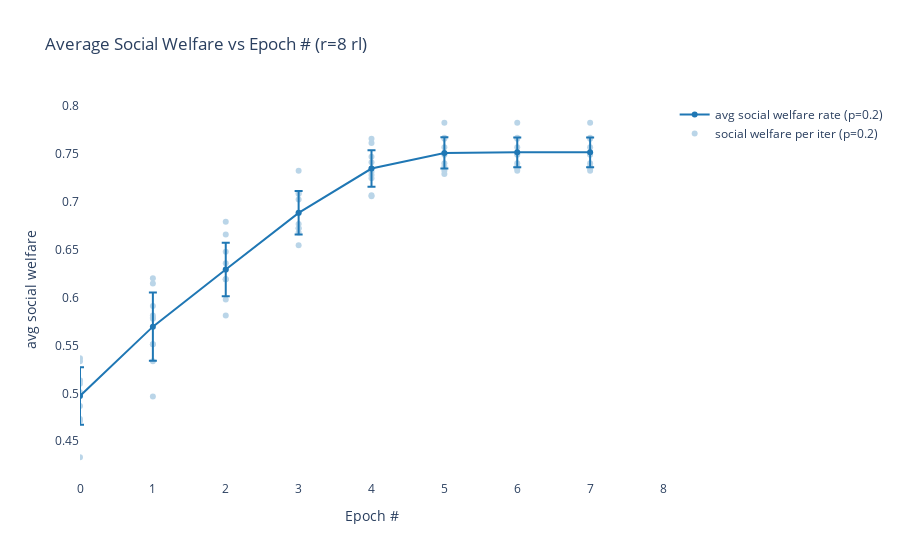
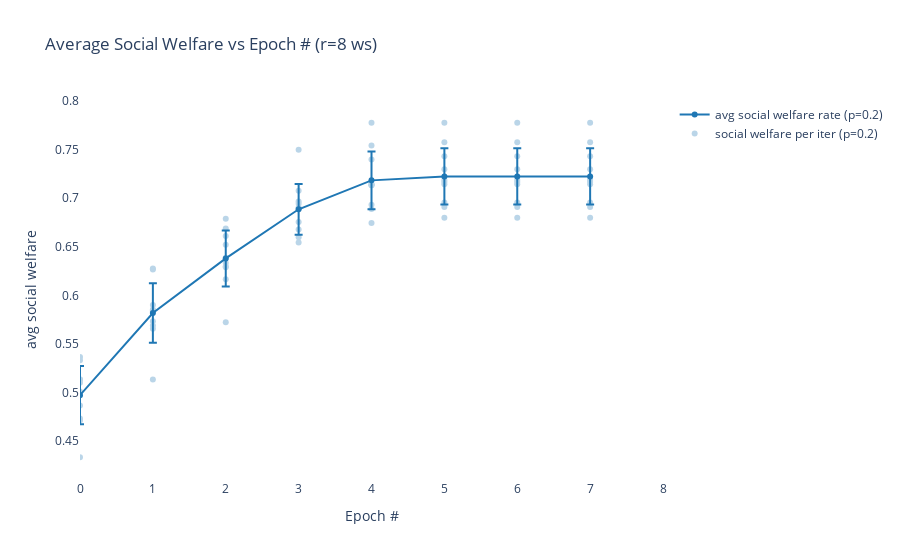
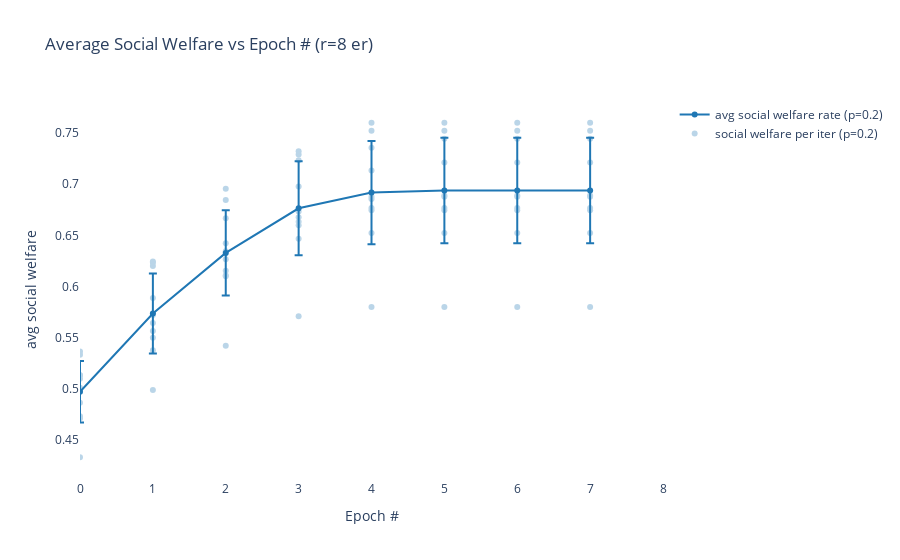
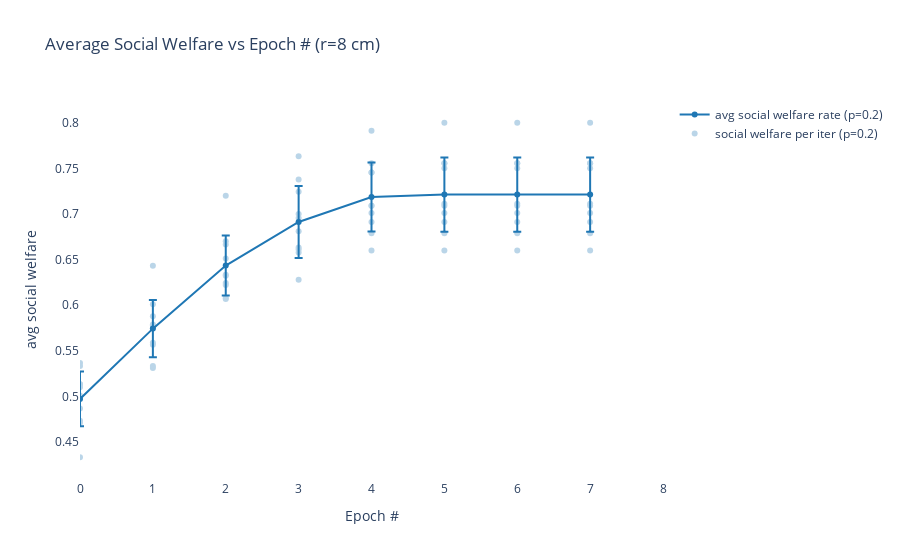

The notebook cell saved with these charts, in order:
### Code cell
vis = NtwkCompVis(ntwk_data)

### Figure 1 — Plotly figure (JSON) as saved in the notebook; plotly's stock layout.template omitted (floating-point values rounded to 4 significant figures)
{"data": [{"error_y": {"array": [0.03001, 0.03552, 0.02792, 0.02269, 0.01906, 0.01624, 0.01556, 0.01556], "type": "data", "visible": true}, "hoverinfo": "skip", "marker": {"color": "rgb(31, 119, 180)"}, "mode": "lines+markers", "name": "avg social welfare rate (p=0.2)", "type": "scatter", "x": [0, 1, 2, 3, 4, 5, 6, 7], "y": [0.4972, 0.5696, 0.6292, 0.6882, 0.7344, 0.7508, 0.7513, 0.7513]}, {"hoverinfo": "skip", "marker": {"color": "rgb(31, 119, 180)"}, "mode": "markers", "name": "social welfare per iter (p=0.2)", "opacity": 0.3, "type": "scatter", "x": [0, 0, 0, 0, 0, 0, 0, 0, 0, 0, 1, 1, 1, 1, 1, 1, 1, 1, 1, 1, 2, 2, 2, 2, 2, 2, 2, 2, 2, 2, 3, 3, 3, 3, 3, 3, 3, 3, 3, 3, 4, 4, 4, 4, 4, 4, 4, 4, 4, 4, 5, 5, 5, 5, 5, 5, 5, 5, 5, 5, 6, 6, 6, 6, 6, 6, 6, 6, 6, 6, 7, 7, 7, 7, 7, 7, 7, 7, 7, 7], "y": [0.4733, 0.4711, 0.5133, 0.4333, 0.5333, 0.5367, 0.5133, 0.4867, 0.51, 0.5011, 0.5511, 0.5778, 0.5811, 0.4967, 0.5789, 0.62, 0.6144, 0.5333, 0.5911, 0.5511, 0.6189, 0.6189, 0.6478, 0.5811, 0.6189, 0.6656, 0.6789, 0.5978, 0.6356, 0.6289, 0.6767, 0.6722, 0.7022, 0.6544, 0.7089, 0.7322, 0.7078, 0.6722, 0.6878, 0.6678, 0.7278, 0.7244, 0.7411, 0.7067, 0.7611, 0.7656, 0.7467, 0.7311, 0.7344, 0.7056, 0.7489, 0.74, 0.7567, 0.7289, 0.7822, 0.7667, 0.7656, 0.7367, 0.75, 0.7322, 0.7489, 0.74, 0.7567, 0.7344, 0.7822, 0.7667, 0.7656, 0.7367, 0.75, 0.7322, 0.7489, 0.74, 0.7567, 0.7344, 0.7822, 0.7667, 0.7656, 0.7367, 0.75, 0.7322]}], "layout": {"plot_bgcolor": "rgba(0,0,0,0)", "showlegend": true, "title": {"text": "Average Social Welfare vs Epoch # (r=8 rl)"}, "xaxis": {"range": [0, 8], "title": {"text": "Epoch #"}}, "yaxis": {"title": {"text": "avg social welfare"}}}}

### Figure 2 — Plotly figure (JSON) as saved in the notebook; plotly's stock layout.template omitted (floating-point values rounded to 4 significant figures)
{"data": [{"error_y": {"array": [0.03001, 0.03067, 0.02883, 0.02613, 0.02967, 0.02902, 0.02902, 0.02902], "type": "data", "visible": true}, "hoverinfo": "skip", "marker": {"color": "rgb(31, 119, 180)"}, "mode": "lines+markers", "name": "avg social welfare rate (p=0.2)", "type": "scatter", "x": [0, 1, 2, 3, 4, 5, 6, 7], "y": [0.4972, 0.5819, 0.6381, 0.6887, 0.7184, 0.7226, 0.7226, 0.7226]}, {"hoverinfo": "skip", "marker": {"color": "rgb(31, 119, 180)"}, "mode": "markers", "name": "social welfare per iter (p=0.2)", "opacity": 0.3, "type": "scatter", "x": [0, 0, 0, 0, 0, 0, 0, 0, 0, 0, 1, 1, 1, 1, 1, 1, 1, 1, 1, 1, 2, 2, 2, 2, 2, 2, 2, 2, 2, 2, 3, 3, 3, 3, 3, 3, 3, 3, 3, 3, 4, 4, 4, 4, 4, 4, 4, 4, 4, 4, 5, 5, 5, 5, 5, 5, 5, 5, 5, 5, 6, 6, 6, 6, 6, 6, 6, 6, 6, 6, 7, 7, 7, 7, 7, 7, 7, 7, 7, 7], "y": [0.4733, 0.4711, 0.5133, 0.4333, 0.5333, 0.5367, 0.5133, 0.4867, 0.51, 0.5011, 0.5733, 0.5656, 0.5833, 0.5133, 0.6267, 0.6278, 0.5689, 0.5844, 0.59, 0.5856, 0.6167, 0.6522, 0.6289, 0.5722, 0.6611, 0.6789, 0.6333, 0.63, 0.6389, 0.6689, 0.6544, 0.7078, 0.6678, 0.66, 0.69, 0.75, 0.6967, 0.6756, 0.69, 0.6944, 0.6744, 0.7544, 0.7144, 0.6889, 0.7133, 0.7778, 0.74, 0.6933, 0.7133, 0.7144, 0.68, 0.7578, 0.7189, 0.6911, 0.7144, 0.7778, 0.7433, 0.6956, 0.7167, 0.73, 0.68, 0.7578, 0.7189, 0.6911, 0.7144, 0.7778, 0.7433, 0.6956, 0.7167, 0.73, 0.68, 0.7578, 0.7189, 0.6911, 0.7144, 0.7778, 0.7433, 0.6956, 0.7167, 0.73]}], "layout": {"plot_bgcolor": "rgba(0,0,0,0)", "showlegend": true, "title": {"text": "Average Social Welfare vs Epoch # (r=8 ws)"}, "xaxis": {"range": [0, 8], "title": {"text": "Epoch #"}}, "yaxis": {"title": {"text": "avg social welfare"}}}}

### Figure 3 — Plotly figure (JSON) as saved in the notebook; plotly's stock layout.template omitted (floating-point values rounded to 4 significant figures)
{"data": [{"error_y": {"array": [0.03001, 0.03904, 0.04168, 0.04585, 0.05033, 0.05149, 0.05149, 0.05149], "type": "data", "visible": true}, "hoverinfo": "skip", "marker": {"color": "rgb(31, 119, 180)"}, "mode": "lines+markers", "name": "avg social welfare rate (p=0.2)", "type": "scatter", "x": [0, 1, 2, 3, 4, 5, 6, 7], "y": [0.4972, 0.5737, 0.6329, 0.6764, 0.6918, 0.6938, 0.6938, 0.6938]}, {"hoverinfo": "skip", "marker": {"color": "rgb(31, 119, 180)"}, "mode": "markers", "name": "social welfare per iter (p=0.2)", "opacity": 0.3, "type": "scatter", "x": [0, 0, 0, 0, 0, 0, 0, 0, 0, 0, 1, 1, 1, 1, 1, 1, 1, 1, 1, 1, 2, 2, 2, 2, 2, 2, 2, 2, 2, 2, 3, 3, 3, 3, 3, 3, 3, 3, 3, 3, 4, 4, 4, 4, 4, 4, 4, 4, 4, 4, 5, 5, 5, 5, 5, 5, 5, 5, 5, 5, 6, 6, 6, 6, 6, 6, 6, 6, 6, 6, 7, 7, 7, 7, 7, 7, 7, 7, 7, 7], "y": [0.4733, 0.4711, 0.5133, 0.4333, 0.5333, 0.5367, 0.5133, 0.4867, 0.51, 0.5011, 0.5378, 0.55, 0.6233, 0.4989, 0.5889, 0.6244, 0.62, 0.5644, 0.5722, 0.5567, 0.6267, 0.6156, 0.6667, 0.5422, 0.6422, 0.6844, 0.6956, 0.6111, 0.6344, 0.61, 0.66, 0.6733, 0.7289, 0.5711, 0.6633, 0.7233, 0.7322, 0.6467, 0.6978, 0.6678, 0.6767, 0.6878, 0.7522, 0.58, 0.6744, 0.7356, 0.76, 0.6522, 0.7133, 0.6856, 0.6767, 0.6878, 0.7522, 0.58, 0.6744, 0.7444, 0.76, 0.6522, 0.7211, 0.6889, 0.6767, 0.6878, 0.7522, 0.58, 0.6744, 0.7444, 0.76, 0.6522, 0.7211, 0.6889, 0.6767, 0.6878, 0.7522, 0.58, 0.6744, 0.7444, 0.76, 0.6522, 0.7211, 0.6889]}], "layout": {"plot_bgcolor": "rgba(0,0,0,0)", "showlegend": true, "title": {"text": "Average Social Welfare vs Epoch # (r=8 er)"}, "xaxis": {"range": [0, 8], "title": {"text": "Epoch #"}}, "yaxis": {"title": {"text": "avg social welfare"}}}}

### Figure 4 — Plotly figure (JSON) as saved in the notebook; plotly's stock layout.template omitted (floating-point values rounded to 4 significant figures)
{"data": [{"error_y": {"array": [0.03001, 0.03129, 0.03291, 0.03937, 0.03787, 0.04062, 0.04062, 0.04062], "type": "data", "visible": true}, "hoverinfo": "skip", "marker": {"color": "rgb(31, 119, 180)"}, "mode": "lines+markers", "name": "avg social welfare rate (p=0.2)", "type": "scatter", "x": [0, 1, 2, 3, 4, 5, 6, 7], "y": [0.4972, 0.5743, 0.6434, 0.6912, 0.7187, 0.7212, 0.7212, 0.7212]}, {"hoverinfo": "skip", "marker": {"color": "rgb(31, 119, 180)"}, "mode": "markers", "name": "social welfare per iter (p=0.2)", "opacity": 0.3, "type": "scatter", "x": [0, 0, 0, 0, 0, 0, 0, 0, 0, 0, 1, 1, 1, 1, 1, 1, 1, 1, 1, 1, 2, 2, 2, 2, 2, 2, 2, 2, 2, 2, 3, 3, 3, 3, 3, 3, 3, 3, 3, 3, 4, 4, 4, 4, 4, 4, 4, 4, 4, 4, 5, 5, 5, 5, 5, 5, 5, 5, 5, 5, 6, 6, 6, 6, 6, 6, 6, 6, 6, 6, 7, 7, 7, 7, 7, 7, 7, 7, 7, 7], "y": [0.4733, 0.4711, 0.5133, 0.4333, 0.5333, 0.5367, 0.5133, 0.4867, 0.51, 0.5011, 0.5311, 0.5567, 0.5778, 0.5333, 0.6011, 0.6433, 0.5789, 0.5589, 0.5878, 0.5744, 0.6244, 0.6322, 0.6222, 0.6333, 0.6667, 0.72, 0.67, 0.6067, 0.6511, 0.6078, 0.6633, 0.6611, 0.6811, 0.6956, 0.7, 0.7633, 0.7378, 0.6278, 0.7244, 0.6578, 0.6789, 0.7011, 0.7089, 0.7456, 0.7089, 0.7911, 0.7556, 0.66, 0.7456, 0.6911, 0.6789, 0.7011, 0.7111, 0.7556, 0.7089, 0.8, 0.7556, 0.66, 0.75, 0.6911, 0.6789, 0.7011, 0.7111, 0.7556, 0.7089, 0.8, 0.7556, 0.66, 0.75, 0.6911, 0.6789, 0.7011, 0.7111, 0.7556, 0.7089, 0.8, 0.7556, 0.66, 0.75, 0.6911]}], "layout": {"plot_bgcolor": "rgba(0,0,0,0)", "showlegend": true, "title": {"text": "Average Social Welfare vs Epoch # (r=8 cm)"}, "xaxis": {"range": [0, 8], "title": {"text": "Epoch #"}}, "yaxis": {"title": {"text": "avg social welfare"}}}}
